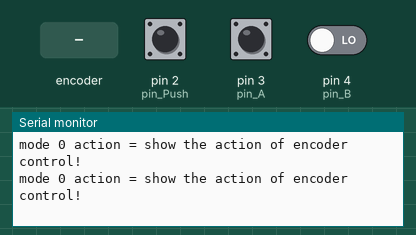
Recording of a sketch running on a simulated Arduino Uno, built with avr-gcc and run on an emulated ATmega328P. On the bench: the last lines printed to the serial monitor. The inputs (shaded band) are chosen by the test bench; at power-on: pin 2 (pin_Push) LOW, pin 3 (pin_A) HIGH, pin 4 (pin_B) LOW.

Above: at 1.2 s.
1.3 s: rotary encoder on pin 3 (pin_A) / pin 4 (pin_B) turned 1 step (first pin leading)
At 1.45 s:
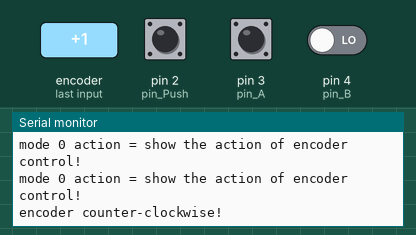
4.5 s: pin 2 (pin_Push) pulled HIGH for 0.15 s
At 4.73 s:
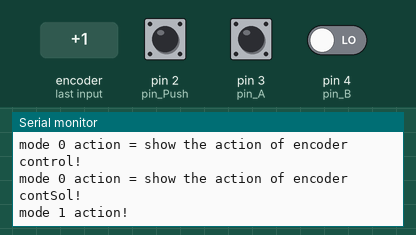
6.2 s: pin 2 (pin_Push) pulled HIGH for 1 s
At 7.3 s:
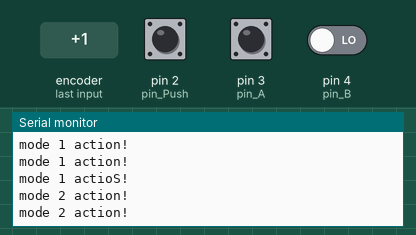
10.2 s: pin 2 (pin_Push) pulled HIGH for 0.15 s
At 10.5 s:
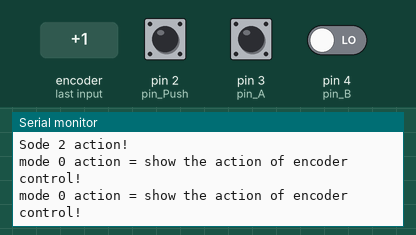
13.3 s: rotary encoder on pin 3 (pin_A) / pin 4 (pin_B) turned 1 step (first pin leading)
16.5 s: rotary encoder on pin 3 (pin_A) / pin 4 (pin_B) turned 1 step (first pin leading)
At 16.65 s:
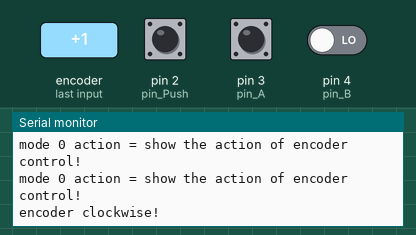

The sketch:

fayalab-leaf-encoder.ino
```cpp
/*
 fayalab leaf sample code for leaf-encoder

 This example shows 3 function of this encoder module
 1.Rotate clockwise
 2.Rotate counter-clockwise
 3.Push button

 Also, I demostrate the interrupt usage of fayaduino UNO.

 Auther : welly
 Date : 2015/03/18

 Wiring Guide :
fayaduino pin   2 <-----> leaf pin "PUSH"
fayaduino pin   3 <-----> leaf pin "A"
fayaduino pin   4 <-----> leaf pin "B"
fayaduino pin  5V <-----> leaf pin "VCC"
fayaduino pin GND <-----> leaf pin "GND"

 */

//First, define the pins of your connection
//define pin for fayalab leaf-encoder
const int pin_Push = 2;
const int pin_A = 3;
const int pin_B = 4;

//define the modes
unsigned char push_mode;

unsigned char status_A;
unsigned char status_B;
unsigned char status_A_last=0;

int switch_counter;
int currentTime;
int loopTime = 0;

void setup()  {
  //declare a serial debug interface, you can use "Serial Monitor" to find the secret behind the code !
  Serial.begin (9600);
  //for mode switch, we need to use interrupt here!
  //the pin "0" is mapping to UNO digital pin 2, you can find more information here : http://arduino.cc/en/Reference/attachInterrupt
  attachInterrupt(0, stateChange, CHANGE);
  //declare the INPUT devices
  pinMode(pin_A, INPUT);
  pinMode(pin_B, INPUT);

  currentTime = millis();
  loopTime = currentTime;
  push_mode = 0;
  switch_counter = 0;
}

//trigger by attachInterrupt
void stateChange(){
  //when you push the encoder controller, the status will change to 0
  //it back to 1 when you release the push controller, so we response only when states 1 > 0 > 1
  //(a mode change will trigger stateChange twice)
  if(switch_counter==1){
    Serial.println ("StateChange!!");
    delay(500);
    if(push_mode==2){
      push_mode = 0;
    }
    else{
      push_mode++;
    }
    Serial.print ("Switch to mode : ");
    Serial.println (push_mode);
    switch_counter = 0;
  }else{
    switch_counter++;
  }
}
void loop()  {
  // get the current elapsed time
  currentTime = millis();
  if(currentTime >= (loopTime + 5)){
    // 5ms since last check of encoder = 200Hz
    status_A = digitalRead(pin_A);    // Read encoder pins
    status_B = digitalRead(pin_B);
    //mode 2 : close the LED
    if(push_mode==2){
      Serial.println("mode 2 action!");
    }
    else if(push_mode==1){ //mode 1 : blinking with R/G/B
      Serial.println("mode 1 action!");
    }
    else{
      Serial.println("mode 0 action = show the action of encoder control!");
      // Begin to check the encoder state(CW/Counter CW)
      if((!status_A) && (status_A_last)){
        // A has gone from high to low
        if(status_B) {
          // B is high so clockwise
          Serial.println("");
          Serial.println("encoder clockwise!");
          Serial.println("");
        }
        else {
          // B is low so counter-clockwise
           Serial.println("");
           Serial.println("encoder counter-clockwise!");
           Serial.println("");
        }
      }
      // Store value of A for next time
      status_A_last = status_A;
    }
    loopTime = currentTime;  // Updates loopTime
  }
}
```

Measured:
- after the input at 1.3 s, the serial monitor: prints a new line after 0.14 s (image 1)
- after the input at 4.5 s, the serial monitor: prints a new line after 0.17 s (image 2)
- after the input at 6.2 s, the serial monitor: prints a new line after 1.1 s (image 3)
- after the input at 10.2 s, the serial monitor: prints a new line after 0.22 s (image 4)
- after the input at 16.5 s, the serial monitor: prints a new line after 0.14 s (image 5)
